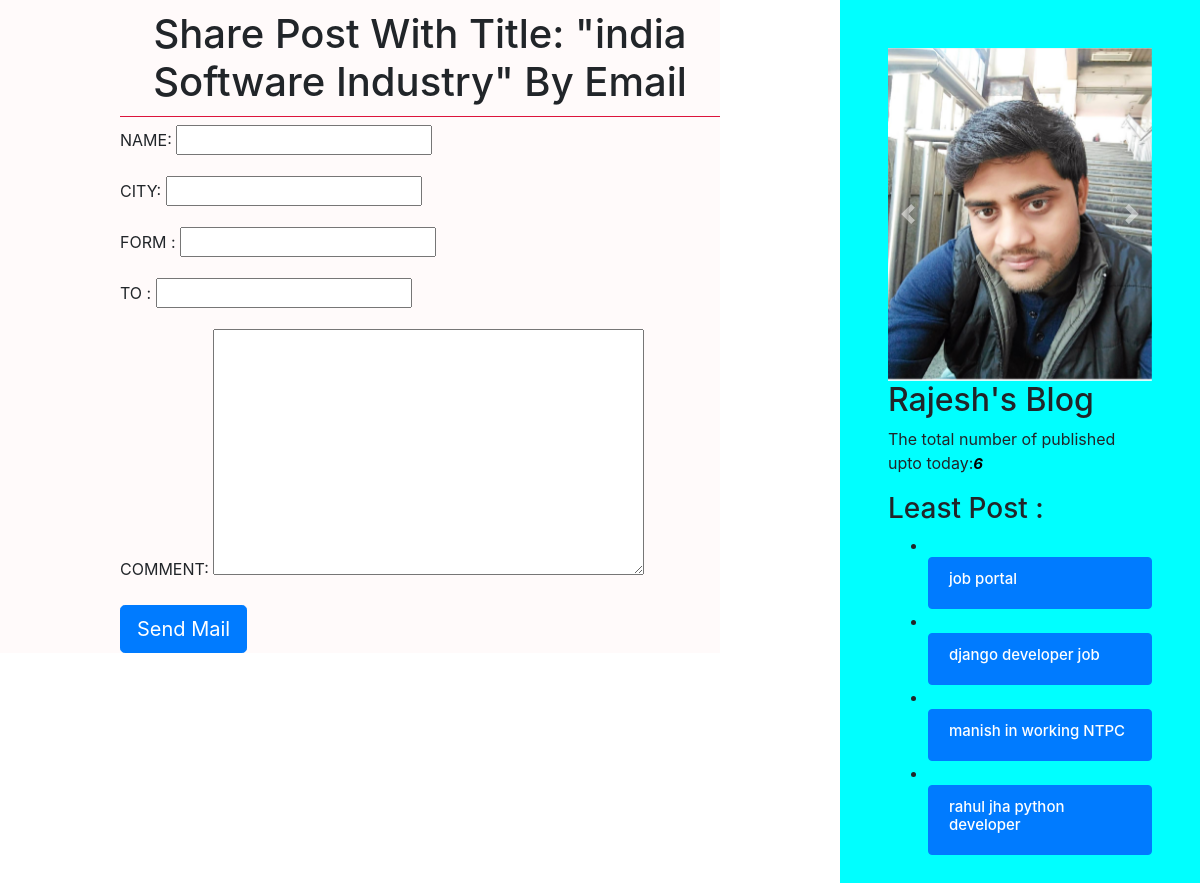
/3/share/, run on the app's committed database.
### app_blog/models.py (models this page shows, shortened)
class Post(models.Model):
    STATUS_CHOICES=(('draft','Draft'),('published','Published'))
    title=models.CharField(max_length=250)
    slug=models.SlugField(max_length=260,unique_for_date='publish')
    author=models.ForeignKey(User, related_name='blog_posts',on_delete=models.PROTECT)
    body=models.TextField()
    publish=models.DateTimeField(default=timezone.now)
    created=models.DateTimeField(auto_now_add=True)
    updated=models.DateTimeField(auto_now=True)
    status=models.CharField(max_length=100,choices=STATUS_CHOICES ,default='draft')
    objects=CustomManager() #when you should be call qs then only u have to display publish post is call custom manager
    tags=TaggableManager() #tag is manage to all post
    class Meta:
        ordering=('-publish',)
    def get_absolute_url(self):
        return reverse('post_detail',args=[self.publish.year,self.publish.strftime('%m'),self.publish.strftime('%d'),self.slug])

### app_blog/views.py (the view)
# urls.py: url(r'^(?P<id>\d+)/share/$',views.mail_sned_view),
def mail_sned_view(request,id):
    post=get_object_or_404(Post,id=id,status='published')
    sent=False
    if request.method=="POST":
        form=EmailSendForm(request.POST)
        if form.is_valid():
            cd=form.cleaned_data
            subject='{}({}) recommend you to read "{}"'.format(cd['name'],cd['form_mail'],post.title)
            post_url=request.build_absolute_uri(post.get_absolute_url() )
            message='Read Post At :\n {} \n\n {}\'s Comments :\n{} \n{}'.format(post_url,cd['name'],cd['comments'],cd['city'])
            send_mail(subject,message,'rajesh@gmail.com',[cd['to_mail']])
            sent=True
    else:
        form=EmailSendForm()
    return render(request,'blog/sharebymail.html',{'post':post,"form":form,'sent':sent})

### app_blog/forms.py
class EmailSendForm(forms.Form):
    name=forms.CharField( label='NAME',)
    city =forms.CharField( label='CITY')
    form=forms.EmailField( label='FORM ')
    to = forms.EmailField( label='TO ')
    comments=forms.CharField(required=False,widget=forms.Textarea, label='COMMENT')

### app_blog/models.py (called while the page is built)
    def get_queryset(self):         #one method is  call
        return super().get_queryset().filter(status='published')

### app_blog/templatetags/blog_tags.py (called while the page is built)
@register.simple_tag
def total_post():
    return Post.objects.count()

@register.inclusion_tag('blog/least_post123.html')
def show_least_posts(count=4):
    least_post=Post.objects.order_by('-publish')[:count]
    return {'least_post':least_post}

### templates/blog/sharebymail.html (shortened to what this page needs)
<!DOCTYPE html>
{% extends 'blog/base.html' %}
    {% block content %}
        {% if sent %}
        <h1>Email Successfully Sent</h1>
        <h2>post with title :{{ post.title }} information share by email </h2>
        {% else %}
        <h1>Share Post With Title: "{{ post.title }}" By Email</h1>
        <form method="post">
            {{ form.as_p }}
            <input type="submit" class="btn btn-primary btn-lg" value="Send Mail">
        </form>
        {% endif %}
         {% endblock %}

### templates/blog/least_post123.html (shortened to what this page needs)
<!DOCTYPE html>
<html lang="en">
<head>
</head>
<body>
        <ul>
            {% for post in least_post %}
          <li>
     <div class="list-group">&nbsp&nbsp
          <a href="{{ post.get_absolute_url }}" class="list-group-item list-group-item-action active">
           <h2 style="font-size: 15px">{{ post.title }}</h2>
          </a>
     </div>
          </li>
            {% endfor %}
        </ul>
</body>
</html>

### static/css/blog.css (style rules this page uses)
h1 { text-align: center; border-bottom:1px solid crimson; padding: 10px; }
body { color: white; background: url("https://images.unsplash.com/photo-1503756234508-e32369269deb?ixlib=rb-1.2.1&ixid=eyJhcHBfaWQiOjEyMDd9&auto=format&fit=crop&w=1350&q=80"); }

### data on the page
Post: title "india Software Industry"
Post: title "job portal"
Post: title "django developer job"
Post: title "manish in working NTPC"
Post: title "rahul jha python developer"
